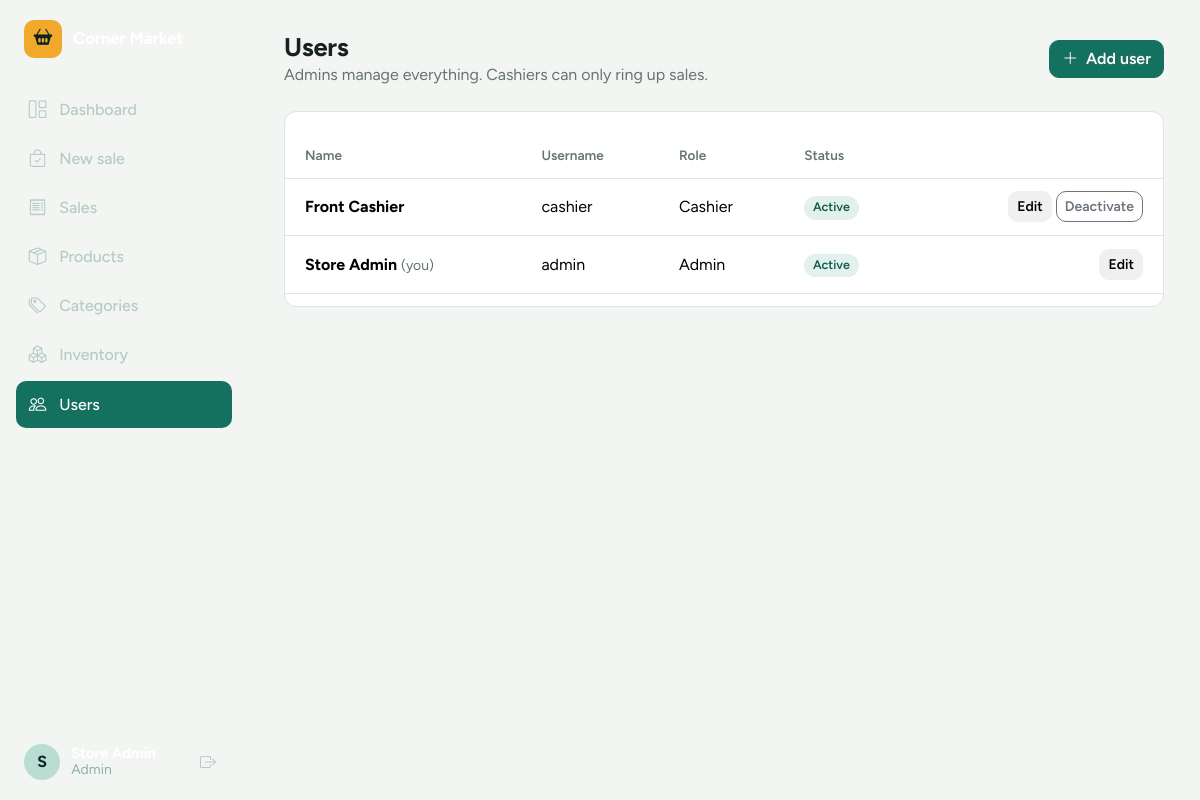
/users.php (signed in), run on the app's committed database.
### tables this page shows
CREATE TABLE users (
  id            INT UNSIGNED AUTO_INCREMENT PRIMARY KEY,
  full_name     VARCHAR(100) NOT NULL,
  username      VARCHAR(50)  NOT NULL UNIQUE,
  password_hash VARCHAR(255) NOT NULL,
  role          ENUM('admin','cashier') NOT NULL DEFAULT 'cashier',
  active        TINYINT(1) NOT NULL DEFAULT 1,
  created_at    TIMESTAMP NOT NULL DEFAULT CURRENT_TIMESTAMP
);

### includes/functions.php (called while the page is built, shortened)
<?php
function e($value): string
{
    return htmlspecialchars((string) $value, ENT_QUOTES, 'UTF-8');
}
function url(string $path): string
{
    return BASE_URL . $path;
}

### includes/auth.php (called while the page is built, shortened)
<?php
function current_user(): ?array
{
    return $_SESSION['user'] ?? null;
}

### public/users.php (the view, shortened to what this page needs)
<?php
$pdo = db();
$me  = current_user()['id'];
$users = $pdo->query("SELECT id, full_name, username, role, active, created_at FROM users ORDER BY active DESC, full_name")->fetchAll();
$active = 'users';
require __DIR__ . '/../includes/header.php';
?>
<div class="page-head">
    <div><h1>Users</h1><p class="text-muted mb-0">Admins manage everything. Cashiers can only ring up sales.</p></div>
    <button class="btn btn-primary" data-bs-toggle="modal" data-bs-target="#userModal" data-title="Add user"><i class="bi bi-plus-lg me-1"></i> Add user</button>
</div>
<div class="panel">
    <div class="table-responsive">
        <table class="table align-middle mb-0">
            <thead><tr><th>Name</th><th>Username</th><th>Role</th><th>Status</th><th></th></tr></thead>
            <tbody>
            <?php foreach ($users as $u): ?>
                <tr class="<?= $u['active'] ? '' : 'row-void' ?>">
                    <td><strong><?= e($u['full_name']) ?></strong><?= (int) $u['id'] === $me ? ' <small class="text-muted">(you)</small>' : '' ?></td>
                    <td><?= e($u['username']) ?></td>
                    <td><?= e(ucfirst($u['role'])) ?></td>
                    <td><span class="chip <?= $u['active'] ? 'ok' : 'out' ?>"><?= $u['active'] ? 'Active' : 'Inactive' ?></span></td>
                    <td class="text-end text-nowrap">
                        <button class="btn btn-sm btn-light" data-bs-toggle="modal" data-bs-target="#userModal" data-title="Edit user"
                                data-record="<?= e(json_encode(['id' => $u['id'], 'full_name' => $u['full_name'], 'username' => $u['username'], 'role' => $u['role']])) ?>">Edit</button>
                        <?php if ((int) $u['id'] !== $me): ?>
                        <form method="post" class="d-inline" data-confirm="<?= $u['active'] ? 'Deactivate this user? They will not be able to sign in.' : 'Reactivate this user?' ?>">
                            <button class="btn btn-sm btn-outline-secondary"><?= $u['active'] ? 'Deactivate' : 'Reactivate' ?></button>
                        </form>
                        <?php endif; ?>
                    </td>
                </tr>
            <?php endforeach; ?>
            </tbody>
        </table>
    </div>
</div>
<?php require __DIR__ . '/../includes/footer.php'; ?>

### includes/header.php (shortened to what this page needs)
<?php
$active    = $active ?? '';
$bodyClass = $bodyClass ?? '';
$user      = current_user();
$nav = [
    ['dashboard',  'Dashboard',  'bi-grid-1x2',  '/dashboard.php',  false],
    ['pos',        'New sale',   'bi-bag-check', '/pos.php',        false],
    ['sales',      'Sales',      'bi-receipt',   '/sales.php',      false],
    ['products',   'Products',   'bi-box-seam',  '/products.php',   true],
    ['categories', 'Categories', 'bi-tags',      '/categories.php', true],
    ['inventory',  'Inventory',  'bi-boxes',     '/inventory.php',  true],
    ['users',      'Users',      'bi-people',    '/users.php',      true],
];
?>
<!doctype html>
<html lang="en">
<head>
    <link href="https://cdn.jsdelivr.net/npm/bootstrap@5.3.3/dist/css/bootstrap.min.css" rel="stylesheet">
    <link href="https://cdn.jsdelivr.net/npm/bootstrap-icons@1.11.3/font/bootstrap-icons.min.css" rel="stylesheet">
    <link href="<?= e(url('/assets/css/style.css')) ?>" rel="stylesheet">
</head>
<body class="<?= e($bodyClass) ?>">
<aside class="sidebar offcanvas-lg offcanvas-start" tabindex="-1" id="sidebar">
    <div class="sidebar-inner">
        <div class="brand">
            <span class="brand-mark"><i class="bi bi-basket2-fill"></i></span>
            <span class="brand-name"><?= e(STORE_NAME) ?></span>
        </div>
        <nav class="nav flex-column">
            <?php foreach ($nav as [$key, $label, $icon, $href, $adminOnly]): ?>
                <a class="nav-link <?= $active === $key ? 'active' : '' ?>" href="<?= e(url($href)) ?>">
                    <i class="bi <?= e($icon) ?>"></i><span><?= e($label) ?></span>
                </a>
            <?php endforeach; ?>
        </nav>
        <div class="sidebar-user">
            <div class="avatar"><?= e(strtoupper(substr($user['full_name'], 0, 1))) ?></div>
            <div class="who">
                <strong><?= e($user['full_name']) ?></strong>
                <small><?= e(ucfirst($user['role'])) ?></small>
            </div>
            <a class="btn btn-icon" href="<?= e(url('/logout.php')) ?>" title="Sign out" aria-label="Sign out">
                <i class="bi bi-box-arrow-right"></i>
            </a>
        </div>
    </div>
</aside>
<main class="app-main">

### public/assets/css/style.css (style rules this page uses)
:root { --pine-950: #0c2421; --pine-900: #10302c; --pine: #14705f; --pine-dark: #0f5a4c; --pine-soft: #b9dcd3; --pine-tint: #e3f1ed; --paper: #f3f5f2; --surface: #ffffff; --tape: #fffdf6; --ink: #17211f; --muted: #667370; --line: #dfe5e2; --amber: #f0a92b; --amber-tint: #fdf0d6; --danger: #c23b35; --danger-tint: #f9e1df; --radius: 12px; --sidebar-w: 248px; --bs-body-font-family: 'Figtree', system-ui, -apple-system, 'Segoe UI', sans-serif; --bs-body-color: var(--ink); --bs-body-bg: var(--paper); --bs-primary: var(--pine); --bs-primary-rgb: 20, 112, 95; --bs-link-color: var(--pine); --bs-link-hover-color: var(--pine-dark); --bs-border-color: var(--line); }
body { font-feature-settings: 'tnum' 1; }
h1 { font-size: 1.6rem; font-weight: 700; letter-spacing: -0.01em; margin: 0; }
.text-muted { color: var(--muted) !important; }
.btn { border-radius: 10px; font-weight: 600; }
.btn-primary { --bs-btn-bg: var(--pine); --bs-btn-border-color: var(--pine); --bs-btn-hover-bg: var(--pine-dark); --bs-btn-hover-border-color: var(--pine-dark); --bs-btn-active-bg: var(--pine-dark); --bs-btn-active-border-color: var(--pine-dark); --bs-btn-disabled-bg: var(--pine); --bs-btn-disabled-border-color: var(--pine); }
.btn-light { --bs-btn-bg: #eef1ef; --bs-btn-border-color: #eef1ef; --bs-btn-hover-bg: #e2e7e4; --bs-btn-hover-border-color: #e2e7e4; }
.btn-icon { background: transparent; border: 0; color: inherit; padding: .35rem .5rem; line-height: 1; }
.table > :not(caption) > * > * { padding: .8rem 1rem; background: transparent; }
.table thead th { font-size: .85rem; font-weight: 600; color: var(--muted); border-bottom: 1px solid var(--line); white-space: nowrap; }
.table tbody tr { border-color: var(--line); }
.sidebar { --bs-offcanvas-width: var(--sidebar-w); --bs-offcanvas-bg: var(--pine-900); background: var(--pine-900); color: #d8e6e2; }
.sidebar-inner { display: flex; flex-direction: column; height: 100%; width: 100%; padding: 1.25rem 1rem; }
.brand { display: flex; align-items: center; gap: .7rem; margin-bottom: 1.75rem; padding: 0 .5rem; }
.brand-mark { display: grid; place-items: center; width: 38px; height: 38px; border-radius: 10px; background: var(--amber); color: var(--pine-950); font-size: 1.15rem; }
.brand-name { font-weight: 700; font-size: 1.05rem; color: #fff; letter-spacing: -.01em; }
.sidebar .nav-link { display: flex; align-items: center; gap: .8rem; color: #b5cbc5; padding: .65rem .8rem; border-radius: 10px; font-weight: 500; margin-bottom: 2px; }
.sidebar .nav-link i { font-size: 1.1rem; }
.sidebar .nav-link.active { background: var(--pine); color: #fff; }
.sidebar-user { margin-top: auto; display: flex; align-items: center; gap: .7rem; padding: .75rem .5rem 0; border-top: 1px solid rgba(255,255,255,.1); }
.sidebar-user .avatar { width: 36px; height: 36px; border-radius: 50%; background: var(--pine-soft); color: var(--pine-950); display: grid; place-items: center; font-weight: 700; }
.sidebar-user .who { display: flex; flex-direction: column; line-height: 1.2; min-width: 0; flex: 1; }
.sidebar-user .who strong { color: #fff; font-size: .92rem; overflow: hidden; text-overflow: ellipsis; white-space: nowrap; }
.sidebar-user small { color: #8fb0a8; }
.sidebar-user .btn-icon { color: #b5cbc5; }
.app-main { padding: 1.5rem 1.25rem 3rem; min-height: 100vh; }
@media (min-width: 992px) { .sidebar { position: fixed; inset: 0 auto 0 0; width: var(--sidebar-w); z-index: 1030; } }
@media (min-width: 992px) { .app-main { margin-left: var(--sidebar-w); padding: 2rem 2.25rem 3rem; } }
.page-head { display: flex; justify-content: space-between; align-items: center; gap: 1rem; flex-wrap: wrap; margin-bottom: 1.5rem; }
.panel { background: var(--surface); border: 1px solid var(--line); border-radius: var(--radius); padding: 1.25rem; }
.panel .table-responsive { margin: 0 -1.25rem -.5rem; }
.panel .table > :not(caption) > * > *:first-child { padding-left: 1.25rem; }
.panel .table > :not(caption) > * > *:last-child { padding-right: 1.25rem; }
.chip { display: inline-block; padding: .15rem .55rem; border-radius: 999px; font-size: .78rem; font-weight: 600; margin-left: .35rem; }
td .chip:first-child, .tile-meta .chip, .rank-list .chip { margin-left: 0; }
.chip.ok { background: var(--pine-tint); color: var(--pine-dark); }

### data on the page
users: full_name "S", role "Admin", full_name "Store Admin", shows "(you)", username "admin", active "Active"
users: full_name "Front Cashier", username "cashier", role "Cashier", active "Active"

### other printed values
$label "Dashboard"
$label "New sale"
$label "Sales"
$label "Products"
$label "Categories"
$label "Inventory"
$label "Users"
